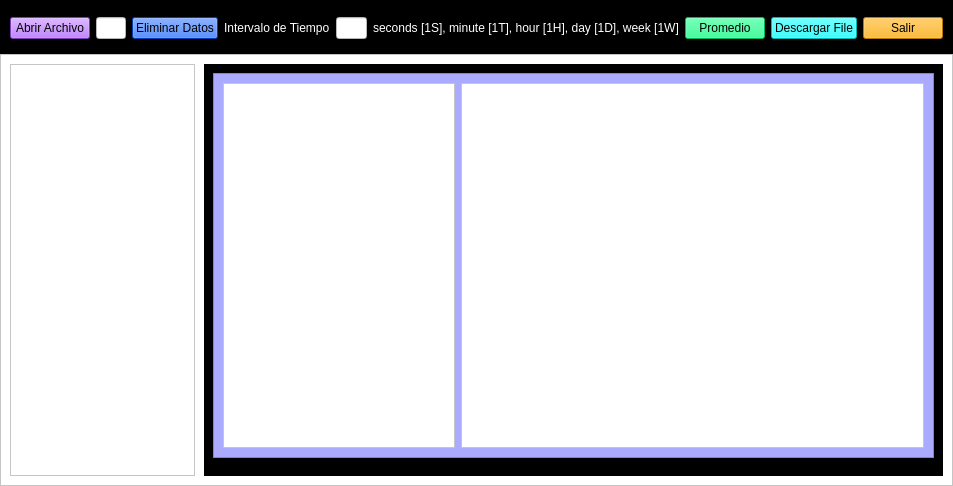
<?xml version="1.0" encoding="UTF-8"?>
<ui version="4.0">
 <class>mainWindow</class>
 <widget class="QMainWindow" name="mainWindow">
  <property name="geometry">
   <rect>
    <x>0</x>
    <y>0</y>
    <width>953</width>
    <height>486</height>
   </rect>
  </property>
  <property name="windowTitle">
   <string>RqMe@an</string>
  </property>
  <widget class="QWidget" name="centralwidget">
   <layout class="QVBoxLayout" name="verticalLayout" stretch="5,40">
    <property name="spacing">
     <number>0</number>
    </property>
    <property name="leftMargin">
     <number>0</number>
    </property>
    <property name="topMargin">
     <number>0</number>
    </property>
    <property name="rightMargin">
     <number>0</number>
    </property>
    <property name="bottomMargin">
     <number>0</number>
    </property>
    <item>
     <widget class="QFrame" name="frame_2">
      <property name="styleSheet">
       <string notr="true">background-color: rgb(0, 0, 0);</string>
      </property>
      <property name="frameShape">
       <enum>QFrame::StyledPanel</enum>
      </property>
      <property name="frameShadow">
       <enum>QFrame::Raised</enum>
      </property>
      <layout class="QHBoxLayout" name="horizontalLayout">
       <property name="leftMargin">
        <number>9</number>
       </property>
       <property name="bottomMargin">
        <number>7</number>
       </property>
       <item>
        <widget class="QPushButton" name="btnAbrirFile">
         <property name="enabled">
          <bool>true</bool>
         </property>
         <property name="styleSheet">
          <string notr="true">background-color: rgb(170, 85, 255);</string>
         </property>
         <property name="text">
          <string>Abrir Archivo</string>
         </property>
        </widget>
       </item>
       <item>
        <widget class="QLineEdit" name="txtArchivo">
         <property name="styleSheet">
          <string notr="true">background-color: rgb(255, 255, 255);</string>
         </property>
        </widget>
       </item>
       <item>
        <widget class="QPushButton" name="btnEliminarDatos">
         <property name="styleSheet">
          <string notr="true">background-color: rgb(0, 85, 255);</string>
         </property>
         <property name="text">
          <string>Eliminar Datos</string>
         </property>
        </widget>
       </item>
       <item>
        <widget class="QLabel" name="label">
         <property name="styleSheet">
          <string notr="true">color: rgb(255, 255, 255);</string>
         </property>
         <property name="text">
          <string>Intervalo de Tiempo</string>
         </property>
        </widget>
       </item>
       <item>
        <widget class="QLineEdit" name="txtTimeInterval">
         <property name="styleSheet">
          <string notr="true">background-color: rgb(255, 255, 255);</string>
         </property>
         <property name="inputMask">
          <string/>
         </property>
        </widget>
       </item>
       <item>
        <widget class="QLabel" name="label_2">
         <property name="styleSheet">
          <string notr="true">color: rgb(255, 255, 255);</string>
         </property>
         <property name="text">
          <string>seconds [1S], minute [1T], hour [1H], day [1D], week [1W]</string>
         </property>
        </widget>
       </item>
       <item>
        <widget class="QPushButton" name="btnPromedio">
         <property name="styleSheet">
          <string notr="true">background-color: rgb(0, 255, 127);</string>
         </property>
         <property name="text">
          <string>Promedio</string>
         </property>
        </widget>
       </item>
       <item>
        <widget class="QPushButton" name="btnDescargarFileExcel">
         <property name="styleSheet">
          <string notr="true">background-color: rgb(0, 255, 255);</string>
         </property>
         <property name="text">
          <string>Descargar File</string>
         </property>
        </widget>
       </item>
       <item>
        <spacer name="horizontalSpacer_2">
         <property name="orientation">
          <enum>Qt::Horizontal</enum>
         </property>
         <property name="sizeHint" stdset="0">
          <size>
           <width>40</width>
           <height>20</height>
          </size>
         </property>
        </spacer>
       </item>
       <item>
        <spacer name="horizontalSpacer">
         <property name="orientation">
          <enum>Qt::Horizontal</enum>
         </property>
         <property name="sizeHint" stdset="0">
          <size>
           <width>40</width>
           <height>20</height>
          </size>
         </property>
        </spacer>
       </item>
       <item>
        <widget class="QPushButton" name="btnSalir">
         <property name="styleSheet">
          <string notr="true">background-color: rgb(255, 170, 0);</string>
         </property>
         <property name="text">
          <string>Salir</string>
         </property>
        </widget>
       </item>
      </layout>
     </widget>
    </item>
    <item>
     <widget class="QFrame" name="frame">
      <property name="styleSheet">
       <string notr="true">background-color: rgb(255, 255, 255);</string>
      </property>
      <property name="frameShape">
       <enum>QFrame::StyledPanel</enum>
      </property>
      <property name="frameShadow">
       <enum>QFrame::Raised</enum>
      </property>
      <layout class="QHBoxLayout" name="horizontalLayout_2" stretch="5,20">
       <property name="spacing">
        <number>9</number>
       </property>
       <property name="leftMargin">
        <number>9</number>
       </property>
       <property name="bottomMargin">
        <number>9</number>
       </property>
       <item>
        <widget class="QTableWidget" name="tblDatos">
         <property name="styleSheet">
          <string notr="true">QWidget {
	background-color: #ffffff;
	color: #000000;

}

QHeaderView::section {
	background-color: #aa00ff;
	padding: 2px;

	border: 1px solid #fffff8;
	font-size: 10pt;
}

QTableWidget {
	gridline-color: #aa00ff;
	font-size: 10pt;
}

QTableWidget QTableCornerButton::section {
	background-color: #646464;
	border: 1px solid #ff0000;
}</string>
         </property>
        </widget>
       </item>
       <item>
        <widget class="QWidget" name="widget" native="true">
         <property name="styleSheet">
          <string notr="true">background-color: rgb(0, 0, 0);</string>
         </property>
         <layout class="QVBoxLayout" name="verticalLayout_2" stretch="15,0,30">
          <property name="spacing">
           <number>9</number>
          </property>
          <property name="leftMargin">
           <number>9</number>
          </property>
          <property name="topMargin">
           <number>9</number>
          </property>
          <property name="rightMargin">
           <number>9</number>
          </property>
          <property name="bottomMargin">
           <number>9</number>
          </property>
          <item>
           <widget class="QFrame" name="frame_6">
            <property name="styleSheet">
             <string notr="true">background-color: rgb(170, 170, 255);</string>
            </property>
            <property name="frameShape">
             <enum>QFrame::StyledPanel</enum>
            </property>
            <property name="frameShadow">
             <enum>QFrame::Raised</enum>
            </property>
            <layout class="QHBoxLayout" name="horizontalLayout_3" stretch="5,10">
             <item>
              <widget class="QTableWidget" name="tableMeanTimeInterval">
               <property name="styleSheet">
                <string notr="true">QWidget {
	background-color: #ffffff;
	color: #000000;

}

QHeaderView::section {
	background-color: #c4c701;
	padding: 2px;

	border: 1px solid #fffff8;
	font-size: 10pt;
}

QTableWidget {
	gridline-color: #c4c701;
	font-size: 10pt;
}

QTableWidget QTableCornerButton::section {
	background-color: #646464;
	border: 1px solid #ff0000;
}</string>
               </property>
              </widget>
             </item>
             <item>
              <widget class="QTableWidget" name="tableCentralTendencyMeasures">
               <property name="styleSheet">
                <string notr="true">QWidget {
	background-color: #ffffff;
	color: #000000;

}

QHeaderView::section {
	background-color: #00ff7f;
	padding: 2px;

	border: 1px solid #fffff8;
	font-size: 10pt;
}

QTableWidget {
	gridline-color: #00ff7f;
	font-size: 10pt;
}

QTableWidget QTableCornerButton::section {
	background-color: #646464;
	border: 1px solid #ff0000;
}</string>
               </property>
              </widget>
             </item>
            </layout>
           </widget>
          </item>
          <item>
           <widget class="QFrame" name="frame_3">
            <property name="frameShape">
             <enum>QFrame::StyledPanel</enum>
            </property>
            <property name="frameShadow">
             <enum>QFrame::Raised</enum>
            </property>
           </widget>
          </item>
          <item>
           <layout class="QVBoxLayout" name="frameGrafico"/>
          </item>
         </layout>
        </widget>
       </item>
      </layout>
     </widget>
    </item>
   </layout>
  </widget>
 </widget>
 <resources/>
 <connections>
  <connection>
   <sender>btnSalir</sender>
   <signal>clicked()</signal>
   <receiver>mainWindow</receiver>
   <slot>close()</slot>
   <hints>
    <hint type="sourcelabel">
     <x>514</x>
     <y>48</y>
    </hint>
    <hint type="destinationlabel">
     <x>617</x>
     <y>112</y>
    </hint>
   </hints>
  </connection>
 </connections>
</ui>
